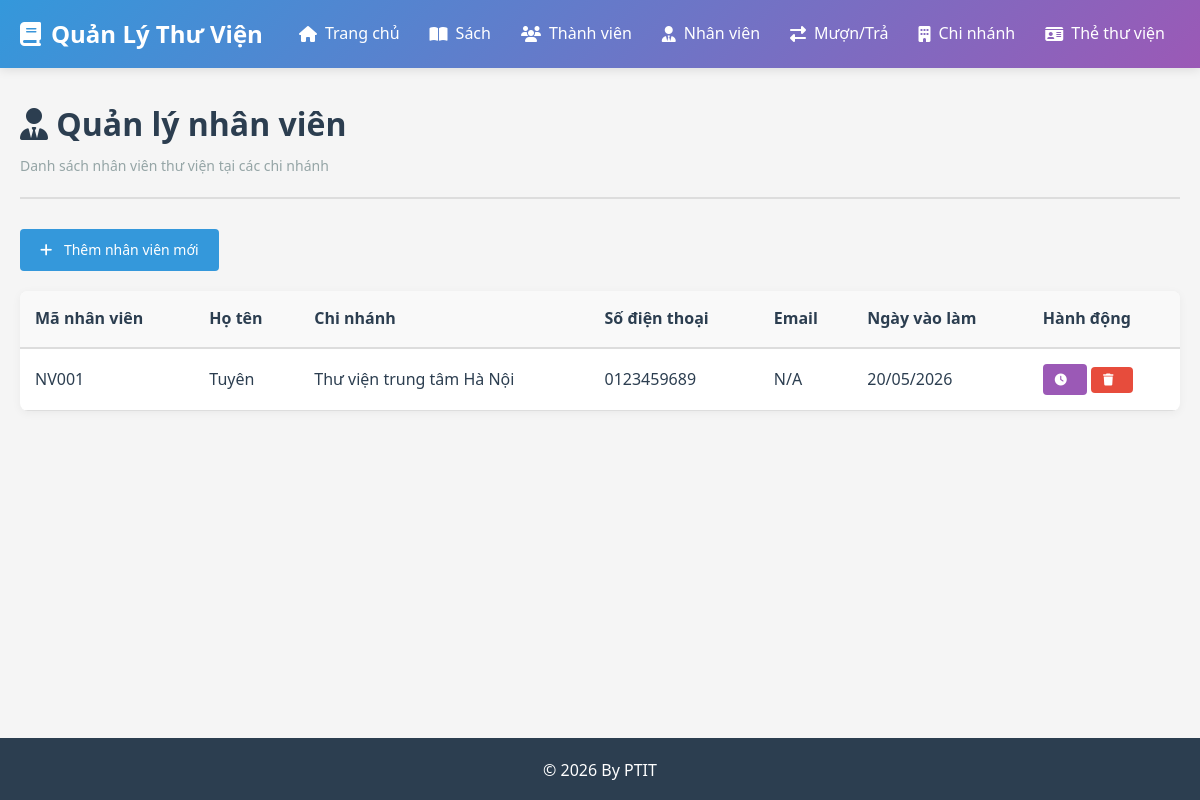
Page /nhan-vien on the earlier database version.
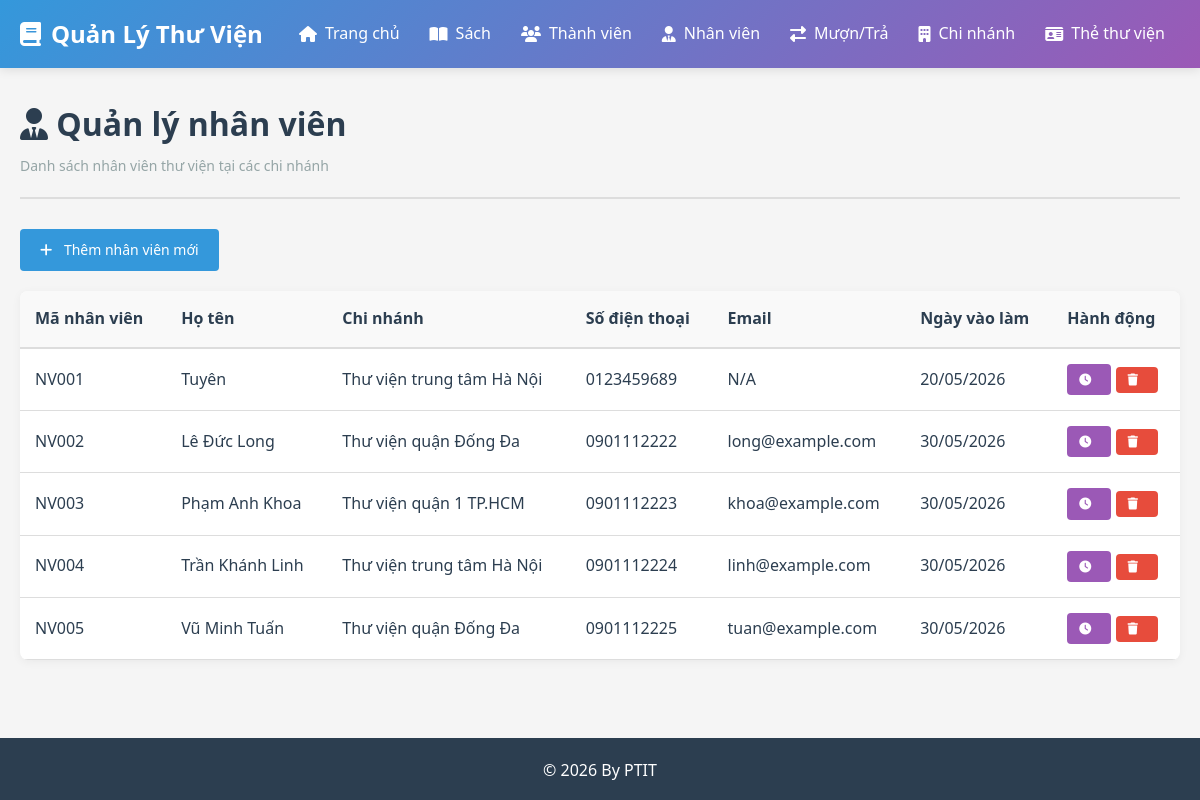
Same page on the later database version.
### app/models/__init__.py (models this page shows, shortened)
class NhanVien(db.Model):
    __tablename__ = 'nhan_vien'
    ma_nv = db.Column(db.String(10), primary_key=True)
    ho_ten = db.Column(db.String(150), nullable=False)
    dia_chi = db.Column(db.String(255))
    sdt = db.Column(db.String(15))
    email = db.Column(db.String(100))
    ma_chi_nhanh = db.Column(db.String(10), db.ForeignKey('chi_nhanh.ma_chi_nhanh'), nullable=False)
    ngay_vao = db.Column(db.Date, default=datetime.now)
    ca_lam = db.relationship('CaLam', backref='nhan_vien', lazy=True, cascade='all, delete-orphan')
    don_muon = db.relationship('DonMuon', foreign_keys='DonMuon.ma_nv', backref='nhan_vien', lazy=True)

class ChiNhanh(db.Model):
    __tablename__ = 'chi_nhanh'
    ma_chi_nhanh = db.Column(db.String(10), primary_key=True)
    ten_chi_nhanh = db.Column(db.String(150), nullable=False)
    dia_chi = db.Column(db.String(255))
    sdt = db.Column(db.String(15))
    ban_sao = db.relationship('BanSao', backref='chi_nhanh', lazy=True, cascade='all, delete-orphan')
    nhan_vien = db.relationship('NhanVien', backref='chi_nhanh', lazy=True, cascade='all, delete-orphan')

### app/routes/__init__.py (the view)
@bp.route('/nhan-vien')
def danh_sach_nhan_vien():
    page = request.args.get('page', 1, type=int)
    nhan_vien = db.paginate(db.select(NhanVien), page=page, per_page=10)
    return render_template('nhan_vien/danh_sach.html', nhan_vien=nhan_vien)

### app/templates/nhan_vien/danh_sach.html (shortened to what this page needs)
{% extends "base.html" %}
{% block content %}
<div class="page-header">
    <h1><i class="fas fa-user-tie"></i> Quản lý nhân viên</h1>
    <p>Danh sách nhân viên thư viện tại các chi nhánh</p>
</div>
<div class="toolbar">
    <a href="{{ url_for('main.them_nhan_vien') }}" class="btn btn-primary">
        <i class="fas fa-plus"></i> Thêm nhân viên mới
    </a>
</div>
<div class="table-responsive">
    <table class="table">
        <thead>
            <tr>
                <th>Mã nhân viên</th>
                <th>Họ tên</th>
                <th>Chi nhánh</th>
                <th>Số điện thoại</th>
                <th>Email</th>
                <th>Ngày vào làm</th>
                <th>Hành động</th>
            </tr>
        </thead>
        <tbody>
            {% for nv in nhan_vien.items %}
            <tr>
                <td>{{ nv.ma_nv }}</td>
                <td>{{ nv.ho_ten }}</td>
                <td>{{ nv.chi_nhanh.ten_chi_nhanh if nv.chi_nhanh else 'N/A' }}</td>
                <td>{{ nv.sdt or 'N/A' }}</td>
                <td>{{ nv.email or 'N/A' }}</td>
                <td>{{ nv.ngay_vao.strftime('%d/%m/%Y') if nv.ngay_vao else 'N/A' }}</td>
                <td>
                    <a href="{{ url_for('main.quan_ly_ca_lam_nhan_vien', ma_nv=nv.ma_nv) }}" class="btn btn-sm btn-info" title="Quản lý ca làm">
                        <i class="fas fa-clock"></i>
                    </a>
                    <form method="POST" action="{{ url_for('main.xoa_nhan_vien', ma_nv=nv.ma_nv) }}" style="display:inline-block" onsubmit="return confirm('Bạn có chắc muốn xóa nhân viên này?');">
                        <button class="btn btn-sm btn-danger" type="submit"><i class="fas fa-trash"></i></button>
                    </form>
                </td>
            </tr>
            {% else %}
            <tr>
                <td colspan="7" class="text-center">Không có nhân viên nào</td>
            </tr>
            {% endfor %}
        </tbody>
    </table>
</div>
{% endblock %}

Differences in the rows shown:
added NhanVien: ma_nv "NV002", ho_ten "Lê Đức Long", chi_nhanh "Thư viện quận Đống Đa", sdt "0901112222", email "long@example.com", ngay_vao "30/05/2026"
added NhanVien: ma_nv "NV003", ho_ten "Phạm Anh Khoa", chi_nhanh "Thư viện quận 1 TP.HCM", sdt "0901112223", email "khoa@example.com", ngay_vao "30/05/2026"
added NhanVien: ma_nv "NV004", ho_ten "Trần Khánh Linh", chi_nhanh "Thư viện trung tâm Hà Nội", sdt "0901112224", email "linh@example.com", ngay_vao "30/05/2026"
added NhanVien: ma_nv "NV005", ho_ten "Vũ Minh Tuấn", chi_nhanh "Thư viện quận Đống Đa", sdt "0901112225", email "tuan@example.com", ngay_vao "30/05/2026"
